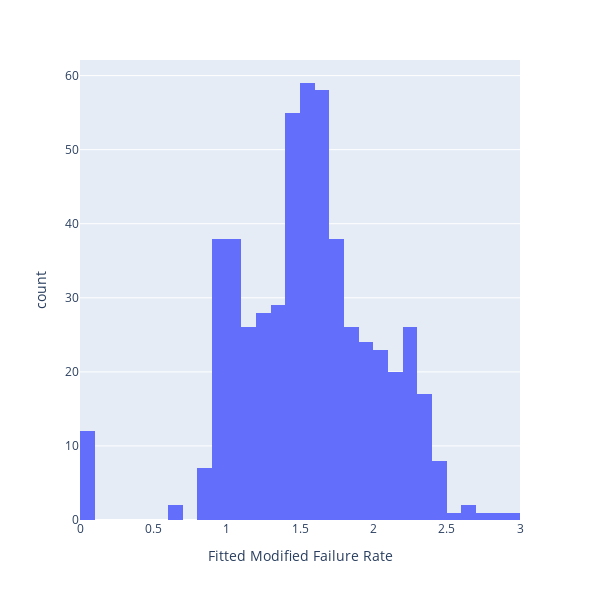

Notebook source saved alongside this figure:
### Code cell
fig = px.histogram(df, x="FR_fitted",
                   labels={
                     "FR_fitted": "Fitted Modified Failure Rate"
                   },
                   width=600, height=600)
fig.show()

### Figure 1 — Plotly figure (JSON) as saved in the notebook; plotly's stock layout.template omitted (floating-point values rounded to 4 significant figures; data arrays with more than 128 entries replaced by an {"elided": "..."} marker saying what was removed)
{"data": [{"alignmentgroup": "True", "bingroup": "x", "hovertemplate": "Fitted Modified Failure Rate=%{x}<br>count=%{y}<extra></extra>", "legendgroup": "", "marker": {"color": "#636efa", "pattern": {"shape": ""}}, "name": "", "offsetgroup": "", "orientation": "v", "showlegend": false, "type": "histogram", "x": {"elided": "540 float values"}, "xaxis": "x", "yaxis": "y"}], "layout": {"barmode": "relative", "height": 600, "legend": {"tracegroupgap": 0}, "margin": {"t": 60}, "width": 600, "xaxis": {"anchor": "y", "domain": [0, 1], "title": {"text": "Fitted Modified Failure Rate"}}, "yaxis": {"anchor": "x", "domain": [0, 1], "title": {"text": "count"}}}}
